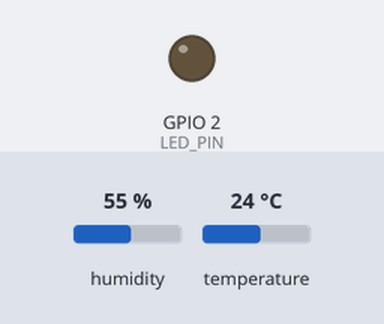
Recording of a sketch running on a simulated ESP32. Parts: output pins drawn as LEDs (lit = HIGH). Inputs (shaded band) come from the test bench; at power-on: temperature 24 °C, humidity 55 %. What the sketch prints to the serial monitor is not drawn.

Above: at 10.6 s.
10.7 s: temperature set to 27 °C
14.5 s: temperature set to 30 °C
At 16.7 s:
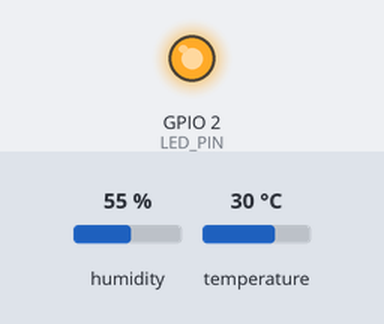
18.3 s: temperature set to 12 °C
At 18.8 s:
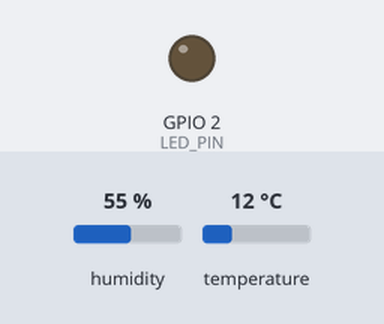
22.1 s: temperature set to 29 °C
At 25.5 s:
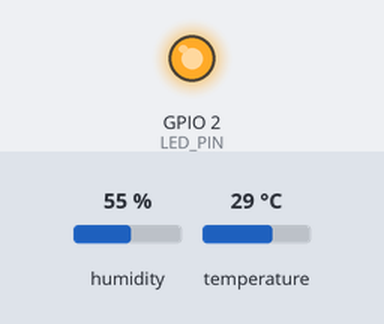
Timing chart, 0 to 26.9 s (numbered marks = the images above; inputs shaded):
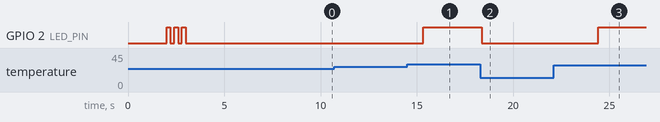

The sketch:

DHT11.ino
```cpp
#include <DHT.h>
#define DHT_PIN 4
#define LED_PIN 2

DHT dht(DHT_PIN, DHT11);

void setup() {
  Serial.begin(115200);
  pinMode(LED_PIN, OUTPUT);

  // 等待串口连接
  delay(2000);
  Serial.println();
  Serial.println("🌡️  ESP32环境监测仪启动");
  Serial.println("==========================");

  dht.begin();

  // 启动动画
  for(int i=0; i<3; i++){
    digitalWrite(LED_PIN, HIGH);
    delay(200);
    digitalWrite(LED_PIN, LOW);
    delay(200);
  }
}

void loop() {
  // 读取传感器数据
  float temp = dht.readTemperature();
  float humi = dht.readHumidity();

  // LED状态指示
  if(temp > 28.0) {
    digitalWrite(LED_PIN, HIGH);  // 温度过高，LED常亮警告
  } else {
    digitalWrite(LED_PIN, LOW);
  }

  // 检查读数是否有效
  if(isnan(temp) || isnan(humi)) {
    Serial.println("❌ 传感器读取失败，检查接线");
    digitalWrite(LED_PIN, HIGH);
    delay(500);
    digitalWrite(LED_PIN, LOW);
    delay(500);
    return;
  }

  // 输出格式化的监测数据
  Serial.print("📊 采样时间: ");
  Serial.print(millis() / 1000);
  Serial.println("秒");

  Serial.print("🌡️  温度: ");
  Serial.print(temp);
  Serial.println("℃");

  Serial.print("💧 湿度: ");
  Serial.print(humi);
  Serial.println("%");

  // 环境评估
  Serial.print("📈 状态: ");
  if(temp < 10.0) {
    Serial.println("太冷了 ❄️");
  } else if(temp > 30.0) {
    Serial.println("太热了 🔥");
  } else if(humi > 80.0) {
    Serial.println("潮湿 🌧️");
  } else if(humi < 30.0) {
    Serial.println("干燥 🏜️");
  } else {
    Serial.println("舒适 😊");
  }

  Serial.println("------------------------");
  delay(3000);  // 3秒采样间隔
}
```

Measured:
- the behaviour switches between 28 and 29 °C on temperature (found by bisection; images 0 and 1)
- after the input at 10.7 s, every drawn part: stays the same
- after the input at 14.5 s, GPIO 2 (LED_PIN): LOW → HIGH after 0.84 s
- after the input at 18.3 s, GPIO 2 (LED_PIN): HIGH → LOW after 0.07 s
- after the input at 22.1 s, GPIO 2 (LED_PIN): LOW → HIGH after 2.3 s
